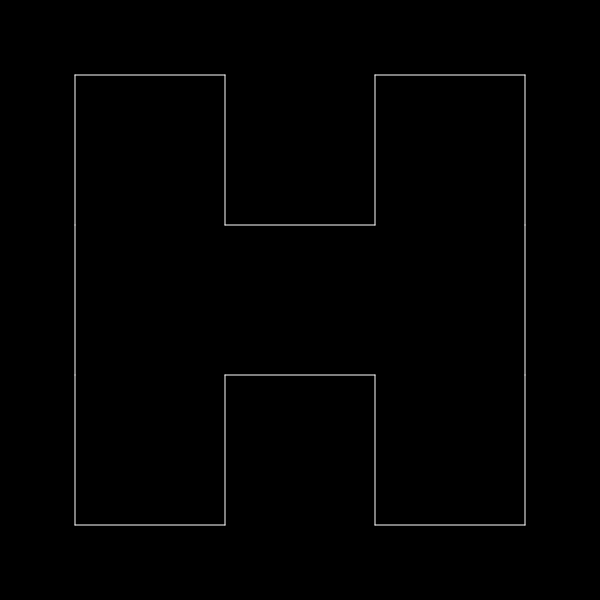
Frame 1 (no input)
Frame 60 (no input): identical to frame 1, image omitted
Frame 120 (the mouse pressed at the canvas centre since frame 60): identical to frame 1, image omitted

The p5.js sketch that drew this single still picture (run headless with seeded random() and noise() and a simulated clock; from frame 60 on, the mouse is pressed at the canvas centre):

// p5.js sketch
// ── sketch.js
let f;

function setup() {
	createCanvas(600,600);
	f = new Hilbert();
}

function draw() {
	background(0);
	translate(width/2,height/2);
	scale(1,-1);
	stroke(255);
	f.disp(width/2);
}

function mouseClicked() {
	f.next();
}

class Hilbert {

	constructor() {
		this.n = 1;
		this.status = [3,1,3,1,3];   //0 = A (dot).1 = Turn (Right by default). 2 = Flip rotation orientation. 3. Move forward.
	}

	next() {
		this.n++;
		let aux = [1,2];
		for (let i = 0; i < this.status.length; i++) {
			aux.push(this.status[i]);
		}
		aux.push(2);
		aux.push(1);
		aux.push(3);
		for (let i = 0; i < this.status.length; i++) {
			aux.push(this.status[i]);
		}
		aux.push(2);
		aux.push(1);
		aux.push(3);
		aux.push(1);
		aux.push(2);
		for (let i = 0; i < this.status.length; i++) {
			aux.push(this.status[i]);
		}
		aux.push(3);
		aux.push(1);
		aux.push(2);
		for (let i = 0; i < this.status.length; i++) {
			aux.push(this.status[i]);
		}
		aux.push(2);
		aux.push(1);
		this.status = aux;
	}

	disp(length) {
		push();
		let l = length/Math.pow(2,this.n);
		let flipped = -1; //1 = True, -1 False.
		translate(-length+l/2,l/2);
		for (let asd = 0; asd < 4; asd++) {
			for (let i = 0; i < this.status.length; i++) {
				if (this.status[i] == 3) {
					line(0,0,0,l);
					translate(0,l);
				} else if (this.status[i] == 2) {
					flipped *= -1;
				} else if (this.status[i] == 1) {
					rotate(flipped*PI/2);
				}
			}
			if (asd == 0 || asd == 2) {
				rotate(PI/2);
				line(0,0,0,l);
				translate(0,l);
				rotate(PI/2);
			} else {
				line(0,0,0,l);
				translate(0,l);
			}
		}
		pop();
	}

	toArray(precision,length) { //Precision = integer greater than 0;
		let ansX = [];
		let ansY = [];
		let ang = PI/2;
		let flipped = -1;
		let l = length/Math.pow(2,this.n);
		let posX = -length+l/2;
		let posY = 0;
		for (let j = 0; j < 2; j++) {
			for (let k = 0; k < precision/2; k++) {
				ansX.push(posX);
				ansY.push(posY);
				posX += l/precision*cos(ang);
				posY += l/precision*sin(ang);
			}
			for (let asd = 0; asd < 2; asd++) {
				for (let i = 0; i < this.status.length; i++) {
					if (this.status[i] == 3) {
						for (let k = 0; k < precision; k++) {
							ansX.push(posX);
							ansY.push(posY);
							posX += l/precision*cos(ang);
							posY += l/precision*sin(ang);
						}
					} else if (this.status[i] == 2) {
						flipped *= -1;
					} else if (this.status[i] == 1) {
						ang += flipped*PI/2;
					}
				}
				if (asd == 0) {
					ang += PI/2;
					for (let k = 0; k < precision; k++) {
						ansX.push(posX);
						ansY.push(posY);
						posX += l/precision*cos(ang);
						posY += l/precision*sin(ang);
					}
					ang += PI/2
				}
			}
			for (let k = 0; k < precision/2; k++) {
				ansX.push(posX);
				ansY.push(posY);
				posX += l/precision*cos(ang);
				posY += l/precision*sin(ang);
			}
		}
		return [ansX,ansY];
	}
}
